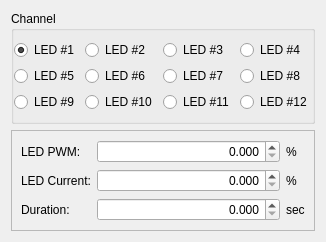
                     <widget class="QWidget" name="sync_digital_trigger_high_constant_tab">
                      <property name="toolTip">
                       <string>Turn LED on to constant intensity when trigger goes HIGH (&gt;2.5V)</string>
                      </property>
                      <attribute name="title">
                       <string>Constant Value</string>
                      </attribute>
                      <layout class="QGridLayout" name="gridLayout_30">
                       <item row="0" column="0">
                        <widget class="QGroupBox" name="sync_digital_trigger_high_constant_LED_box">
                         <property name="toolTip">
                          <string>Select active LED channel on driver</string>
                         </property>
                         <property name="title">
                          <string>Channel</string>
                         </property>
                         <layout class="QGridLayout" name="gridLayout_22">
                          <property name="leftMargin">
                           <number>0</number>
                          </property>
                          <property name="rightMargin">
                           <number>0</number>
                          </property>
                          <item row="0" column="4">
                           <widget class="QRadioButton" name="sync_digital_trigger_high_constant_LED13_button">
                            <property name="toolTip">
                             <string>Set LED #3 as the active LED</string>
                            </property>
                            <property name="text">
                             <string>LED #3</string>
                            </property>
                            <attribute name="buttonGroup">
                             <string notr="true">sync_digital_trigger_high_channel_button_group</string>
                            </attribute>
                           </widget>
                          </item>
                          <item row="0" column="2">
                           <widget class="QRadioButton" name="sync_digital_trigger_high_constant_LED11_button">
                            <property name="toolTip">
                             <string>Set LED #1 as the active LED</string>
                            </property>
                            <property name="text">
                             <string>LED #1</string>
                            </property>
                            <property name="checked">
                             <bool>true</bool>
                            </property>
                            <attribute name="buttonGroup">
                             <string notr="true">sync_digital_trigger_high_channel_button_group</string>
                            </attribute>
                           </widget>
                          </item>
                          <item row="0" column="5">
                           <widget class="QRadioButton" name="sync_digital_trigger_high_constant_LED14_button">
                            <property name="toolTip">
                             <string>Set LED #4 as the active LED</string>
                            </property>
                            <property name="text">
                             <string>LED #4</string>
                            </property>
                            <attribute name="buttonGroup">
                             <string notr="true">sync_digital_trigger_high_channel_button_group</string>
                            </attribute>
                           </widget>
                          </item>
                          <item row="0" column="3">
                           <widget class="QRadioButton" name="sync_digital_trigger_high_constant_LED12_button">
                            <property name="toolTip">
                             <string>Set LED #2 as the active LED</string>
                            </property>
                            <property name="text">
                             <string>LED #2</string>
                            </property>
                            <attribute name="buttonGroup">
                             <string notr="true">sync_digital_trigger_high_channel_button_group</string>
                            </attribute>
                           </widget>
                          </item>
                          <item row="1" column="5">
                           <widget class="QRadioButton" name="sync_digital_trigger_high_constant_LED24_button">
                            <property name="text">
                             <string>LED #8</string>
                            </property>
                            <attribute name="buttonGroup">
                             <string notr="true">sync_digital_trigger_high_channel_button_group</string>
                            </attribute>
                           </widget>
                          </item>
                          <item row="1" column="4">
                           <widget class="QRadioButton" name="sync_digital_trigger_high_constant_LED23_button">
                            <property name="text">
                             <string>LED #7</string>
                            </property>
                            <attribute name="buttonGroup">
                             <string notr="true">sync_digital_trigger_high_channel_button_group</string>
                            </attribute>
                           </widget>
                          </item>
                          <item row="1" column="3">
                           <widget class="QRadioButton" name="sync_digital_trigger_high_constant_LED22_button">
                            <property name="text">
                             <string>LED #6</string>
                            </property>
                            <attribute name="buttonGroup">
                             <string notr="true">sync_digital_trigger_high_channel_button_group</string>
                            </attribute>
                           </widget>
                          </item>
                          <item row="1" column="2">
                           <widget class="QRadioButton" name="sync_digital_trigger_high_constant_LED21_button">
                            <property name="text">
                             <string>LED #5</string>
                            </property>
                            <attribute name="buttonGroup">
                             <string notr="true">sync_digital_trigger_high_channel_button_group</string>
                            </attribute>
                           </widget>
                          </item>
                          <item row="2" column="3">
                           <widget class="QRadioButton" name="sync_digital_trigger_high_constant_LED32_button">
                            <property name="text">
                             <string>LED #10</string>
                            </property>
                            <attribute name="buttonGroup">
                             <string notr="true">sync_digital_trigger_high_channel_button_group</string>
                            </attribute>
                           </widget>
                          </item>
                          <item row="2" column="4">
                           <widget class="QRadioButton" name="sync_digital_trigger_high_constant_LED33_button">
                            <property name="text">
                             <string>LED #11</string>
                            </property>
                            <attribute name="buttonGroup">
                             <string notr="true">sync_digital_trigger_high_channel_button_group</string>
                            </attribute>
                           </widget>
                          </item>
                          <item row="2" column="5">
                           <widget class="QRadioButton" name="sync_digital_trigger_high_constant_LED34_button">
                            <property name="text">
                             <string>LED #12</string>
                            </property>
                            <attribute name="buttonGroup">
                             <string notr="true">sync_digital_trigger_high_channel_button_group</string>
                            </attribute>
                           </widget>
                          </item>
                          <item row="2" column="2">
                           <widget class="QRadioButton" name="sync_digital_trigger_high_constant_LED31_button">
                            <property name="text">
                             <string>LED #9</string>
                            </property>
                            <attribute name="buttonGroup">
                             <string notr="true">sync_digital_trigger_high_channel_button_group</string>
                            </attribute>
                           </widget>
                          </item>
                         </layout>
                        </widget>
                       </item>
                       <item row="1" column="0">
                        <widget class="QFrame" name="sync_digital_trigger_high_constant_config_frame">
                         <property name="toolTip">
                          <string>Set the LED intensity and duration when the digital trigger goes HIGH (&gt;2.5V)</string>
                         </property>
                         <property name="frameShape">
                          <enum>QFrame::StyledPanel</enum>
                         </property>
                         <property name="frameShadow">
                          <enum>QFrame::Raised</enum>
                         </property>
                         <layout class="QGridLayout" name="gridLayout_74" columnstretch="0,10,0">
                          <item row="1" column="2">
                           <widget class="QLabel" name="sync_digital_trigger_high_constant_config_current_label2">
                            <property name="toolTip">
                             <string>Set the LED current when the digital trigger goes HIGH (&gt;2.5V)</string>
                            </property>
                            <property name="text">
                             <string>%</string>
                            </property>
                           </widget>
                          </item>
                          <item row="0" column="1">
                           <widget class="QDoubleSpinBox" name="sync_digital_trigger_high_constant_config_PWM_box">
                            <property name="toolTip">
                             <string>Set the LED PWM when the digital trigger goes HIGH (&gt;2.5V)</string>
                            </property>
                            <property name="alignment">
                             <set>Qt::AlignRight|Qt::AlignTrailing|Qt::AlignVCenter</set>
                            </property>
                            <property name="decimals">
                             <number>3</number>
                            </property>
                            <property name="maximum">
                             <double>100.000000000000000</double>
                            </property>
                           </widget>
                          </item>
                          <item row="0" column="2">
                           <widget class="QLabel" name="sync_digital_trigger_high_constant_config_PWM_label2">
                            <property name="toolTip">
                             <string>Set the LED PWM when the digital trigger goes HIGH (&gt;2.5V)</string>
                            </property>
                            <property name="text">
                             <string>%</string>
                            </property>
                           </widget>
                          </item>
                          <item row="2" column="0">
                           <widget class="QLabel" name="sync_digital_trigger_high_constant_config_duration_label1">
                            <property name="toolTip">
                             <string>NOTE: 0 seconds = LED stays on until trigger goes LOW (&lt;1.0V)</string>
                            </property>
                            <property name="text">
                             <string>Duration:</string>
                            </property>
                           </widget>
                          </item>
                          <item row="2" column="1">
                           <widget class="QDoubleSpinBox" name="sync_digital_trigger_high_constant_config_duration_box">
                            <property name="toolTip">
                             <string>NOTE: 0 seconds = LED stays on until trigger goes LOW (&lt;1.0V)</string>
                            </property>
                            <property name="alignment">
                             <set>Qt::AlignRight|Qt::AlignTrailing|Qt::AlignVCenter</set>
                            </property>
                            <property name="readOnly">
                             <bool>false</bool>
                            </property>
                            <property name="specialValueText">
                             <string/>
                            </property>
                            <property name="decimals">
                             <number>3</number>
                            </property>
                            <property name="maximum">
                             <double>4294.960000000000036</double>
                            </property>
                           </widget>
                          </item>
                          <item row="1" column="1">
                           <widget class="QDoubleSpinBox" name="sync_digital_trigger_high_constant_config_current_box">
                            <property name="toolTip">
                             <string>Set the LED current when the digital trigger goes HIGH (&gt;2.5V)</string>
                            </property>
                            <property name="alignment">
                             <set>Qt::AlignRight|Qt::AlignTrailing|Qt::AlignVCenter</set>
                            </property>
                            <property name="decimals">
                             <number>3</number>
                            </property>
                            <property name="maximum">
                             <double>100.000000000000000</double>
                            </property>
                           </widget>
                          </item>
                          <item row="0" column="0">
                           <widget class="QLabel" name="sync_digital_trigger_high_constant_config_PWM_label1">
                            <property name="toolTip">
                             <string>Set the LED PWM when the digital trigger goes HIGH (&gt;2.5V)</string>
                            </property>
                            <property name="text">
                             <string>LED PWM:</string>
                            </property>
                           </widget>
                          </item>
                          <item row="2" column="2">
                           <widget class="QLabel" name="sync_digital_trigger_high_constant_config_duration_label2">
                            <property name="toolTip">
                             <string>NOTE: 0 seconds = LED stays on until trigger goes LOW (&lt;1.0V)</string>
                            </property>
                            <property name="text">
                             <string>sec</string>
                            </property>
                           </widget>
                          </item>
                          <item row="1" column="0">
                           <widget class="QLabel" name="sync_digital_trigger_high_constant_config_current_label1">
                            <property name="toolTip">
                             <string>Set the LED current when the digital trigger goes HIGH (&gt;2.5V)</string>
                            </property>
                            <property name="text">
                             <string>LED Current:</string>
                            </property>
                           </widget>
                          </item>
                         </layout>
                        </widget>
                       </item>
                      </layout>
                     </widget>
